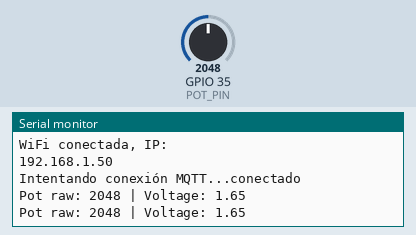
Recording of a program running on a simulated ESP32. Shown: the last lines printed to the serial monitor. The inputs (shaded band) are chosen by the test bench; at power-on: GPIO 35 (POT_PIN) = 2048. WiFi joins after 1.5 s; servers stay silent unless stated; random numbers use the default seed unless the program sets one; no MQTT or app messages arrive unless stated.

Above: at 2.7 s.
2.8 s: GPIO 35 (POT_PIN) set to 2866
At 4.1 s:
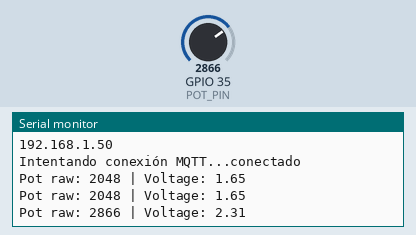
4.3 s: GPIO 35 (POT_PIN) set to 3603
At 5.0 s:
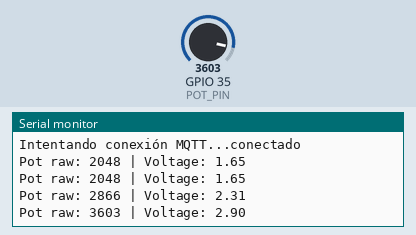
Timing chart, 0 to 7.3 s (numbered marks = the images above; inputs shaded):
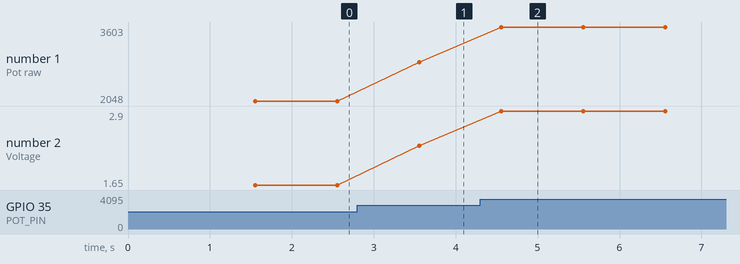

The program:

main.cpp
```cpp
#include <Arduino.h>
#include <WiFi.h>
#include <PubSubClient.h>

#define POT_PIN 35

const char* ssid = "Wokwi-GUEST";
const char* password = "";
const char* mqtt_server = "broker.hivemq.com";

const char* topicRaw = "/indobot/p/pot/raw";
const char* topicVolt = "/indobot/p/pot/voltage";

WiFiClient espClient;
PubSubClient client(espClient);
unsigned long lastMsgTime = 0;

float floatMap(float x, float in_min, float in_max, float out_min, float out_max) {
  return (x - in_min) * (out_max - out_min) / (in_max - in_min) + out_min;
}

void setup_wifi() {
  Serial.print("Conectando a ");
  Serial.println(ssid);
  WiFi.mode(WIFI_STA);
  WiFi.begin(ssid, password);
  while (WiFi.status() != WL_CONNECTED) {
    delay(500);
    Serial.print(".");
  }
  Serial.println("\nWiFi conectada, IP:");
  Serial.println(WiFi.localIP());
}

void callback(char* topic, byte* payload, unsigned int length) {}

void reconnect() {
  while (!client.connected()) {
    Serial.print("Intentando conexión MQTT...");
    String clientId = "ESP32Client-";
    clientId += String(random(0xffff), HEX);
    if (client.connect(clientId.c_str())) {
      Serial.println("conectado");
    } else {
      Serial.print("falló, rc=");
      Serial.print(client.state());
      Serial.println(" — reintentando en 5s");
      delay(5000);
    }
  }
}

void setup() {
  pinMode(POT_PIN, INPUT);
  Serial.begin(115200);
  setup_wifi();
  client.setServer(mqtt_server, 1883);
  client.setCallback(callback);
}

void loop() {
  if (!client.connected()) reconnect();
  client.loop();
  unsigned long now = millis();
  if (now - lastMsgTime > 1000) {
    lastMsgTime = now;
    int analogValue = analogRead(POT_PIN);
    float voltage = floatMap(analogValue, 0, 4095, 0.0, 3.3);

    char bufRaw[8];
    char bufVolt[16];
    snprintf(bufRaw, sizeof(bufRaw), "%d", analogValue);
    snprintf(bufVolt, sizeof(bufVolt), "%.2f", voltage);

    Serial.print("Pot raw: ");
    Serial.print(bufRaw);
    Serial.print(" | Voltage: ");
    Serial.println(bufVolt);
  }
}
```

Measured:
- after the input at 2.8 s, the serial monitor: prints a new line after 0.76 s (image 1)
- after the input at 4.3 s, the serial monitor: prints a new line after 0.26 s (image 2)
- plotted number 1: 2048 → 2866 after the input at 2.8 s, 2866 → 3603 after the input at 4.3 s
- plotted number 2: 1.65 → 2.31 after the input at 2.8 s, 2.31 → 2.9 after the input at 4.3 s
